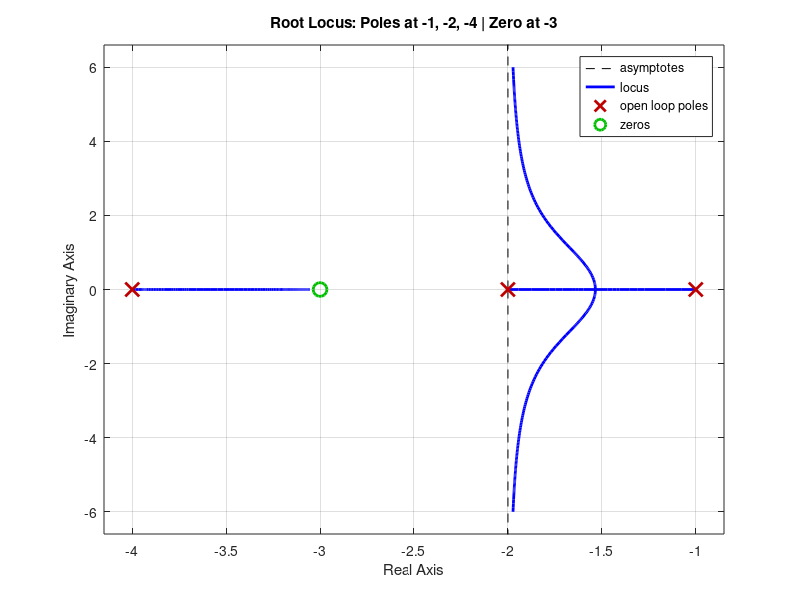

The MATLAB script that drew this image:
num = [1 3];
den = conv([1 1], conv([1 2], [1 4])); % (s+1)(s+2)(s+4)
sys = tf(num, den);
figure;
rlocus(sys);
grid on;
title('Root Locus: Poles at -1, -2, -4 | Zero at -3');
